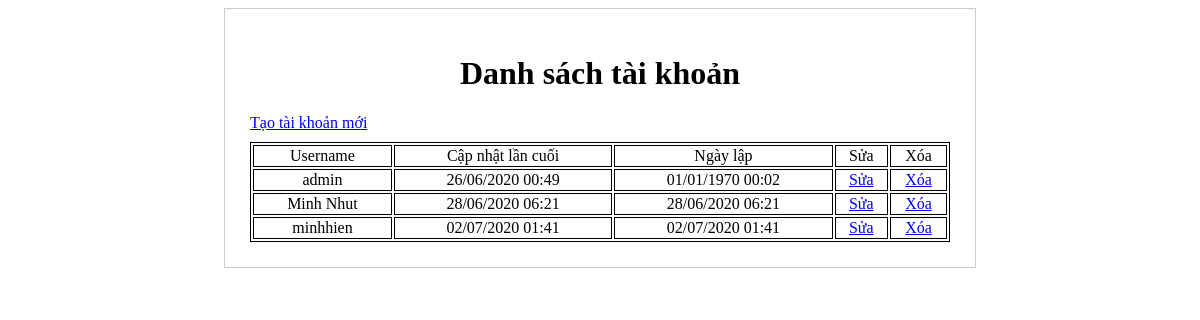
The page /admin_user.php on the database its author committed.
### tables this page shows
CREATE TABLE `user` (
  `id` int(11) NOT NULL,
  `username` varchar(100) NOT NULL,
  `fullname` varchar(100) NOT NULL,
  `password` varchar(100) NOT NULL,
  `birthday` int(11) NOT NULL,
  `created_time` int(11) NOT NULL,
  `last_updated` int(11) NOT NULL
);

### admin_user.php (the view, shortened to what this page needs)
<!DOCTYPE html>
<html>
    <head>
    </head>
    <body>
        <?php
        include './connect_db.php';
        $result = mysqli_query($con, "SELECT * FROM user");
        ?>
        <div id="user-info">
            <h1>Danh sách tài khoản</h1>
            <a href="./create_user.php">Tạo tài khoản mới</a>
            <table id = "user-listing" style="width: 700px;">
                <tr>
                    <td>Username</td>
                    <td>Cập nhật lần cuối</td>
                    <td>Ngày lập</td>
                    <td>Sửa</td>
                    <td>Xóa</td>
                </tr>
                <?php
                while ($row = mysqli_fetch_array($result)) {
                ?>
                    <tr>
                        <td><?= $row['username'] ?></td>
                        <td><?= date('d/m/Y H:i', $row['last_updated']) ?></td>
                        <td><?= date('d/m/Y H:i', $row['created_time']) ?></td>
                        <td><a href="./edit_user.php?id=<?= $row['id'] ?>">Sửa</a></td>
                        <td><a href="./delete_user.php?id=<?= $row['id'] ?>">Xóa</a></td>
                    </tr>
                <?php } ?>
            </table>
        </div>
    </body>
</html>

### admin_user.php (style rules this page uses)
table, th, td { border: 1px solid black; }
#user-info { border: 1px solid #ccc; width: 700px; margin: 0 auto; padding: 25px; }
#user-info table { margin: 10px auto 0 auto; text-align: center; }
#user-info h1 { text-align: center; }

### rows shown on the page
user: username "admin", last_updated "26/06/2020 00:49", created_time "01/01/1970 00:02"
user: username "Minh Nhut", last_updated "28/06/2020 06:21", created_time "28/06/2020 06:21"
user: username "minhhien", last_updated "02/07/2020 01:41", created_time "02/07/2020 01:41"
